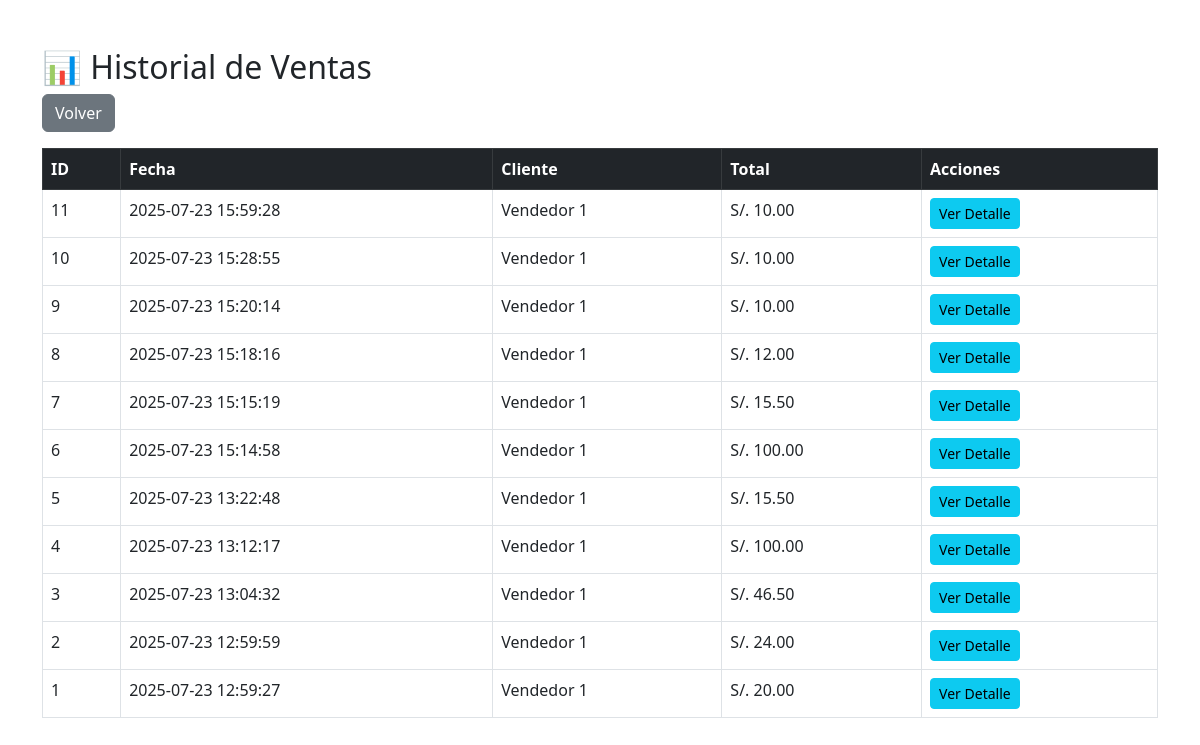
The app's page /views/ventas/ventas_historial.php (signed in) with its own data.
### tables this page shows
CREATE TABLE IF NOT EXISTS `ventas` (
  `id` int NOT NULL AUTO_INCREMENT,
  `fecha` datetime DEFAULT NULL,
  `id_usuario` int DEFAULT NULL,
  `total` decimal(10,2) DEFAULT NULL,
  PRIMARY KEY (`id`),
  KEY `id_usuario` (`id_usuario`),
  CONSTRAINT `ventas_ibfk_1` FOREIGN KEY (`id_usuario`) REFERENCES `usuarios` (`id`)
);

CREATE TABLE IF NOT EXISTS `usuarios` (
  `id` int NOT NULL AUTO_INCREMENT,
  `nombre` varchar(100) DEFAULT NULL,
  `correo` varchar(100) DEFAULT NULL,
  `contrasena` varchar(255) DEFAULT NULL,
  `id_rol` int DEFAULT NULL,
  PRIMARY KEY (`id`),
  UNIQUE KEY `correo` (`correo`),
  KEY `id_rol` (`id_rol`),
  CONSTRAINT `usuarios_ibfk_1` FOREIGN KEY (`id_rol`) REFERENCES `roles` (`id`)
);

### views/ventas/ventas_historial.php (the view, shortened to what this page needs)
<?php
require_once '../../config/db.php';
$sql = "SELECT v.id, v.fecha, v.total, u.nombre AS nombre_usuario
        FROM ventas v
        JOIN usuarios u ON v.id_usuario = u.id
        ORDER BY v.fecha DESC";
$resultado = $conn->query($sql);
?>
<!DOCTYPE html>
<html lang="es">
<head>
    <link href="https://cdn.jsdelivr.net/npm/bootstrap@5.3.0/dist/css/bootstrap.min.css" rel="stylesheet">
</head>
<body>
<div class="container mt-5">
    <h2>📊 Historial de Ventas</h2>
    <a href="../dashboard.php" class="btn btn-secondary mb-3">Volver</a>
    <table class="table table-bordered table-hover">
        <thead class="table-dark">
            <tr>
                <th>ID</th>
                <th>Fecha</th>
                <th>Cliente</th>
                <th>Total</th>
                <th>Acciones</th>
            </tr>
        </thead>
        <tbody>
        <?php while ($venta = $resultado->fetch_assoc()): ?>
            <tr>
                <td><?= $venta['id'] ?></td>
                <td><?= $venta['fecha'] ?></td>
                <td><?= htmlspecialchars($venta['nombre_usuario']) ?></td>
                <td>S/. <?= number_format($venta['total'], 2) ?></td>
                <td>
                    <a href="ventas_detalle.php?id=<?= $venta['id'] ?>" class="btn btn-info btn-sm">Ver Detalle</a>
                </td>
            </tr>
        <?php endwhile; ?>
        </tbody>
    </table>
</div>
</body>
</html>

### records on screen
ventas: id "11", fecha "2025-07-23 15:59:28", id_usuario.nombre "Vendedor 1", total "10.00"
ventas: id "10", fecha "2025-07-23 15:28:55", id_usuario.nombre "Vendedor 1", total "10.00"
ventas: id "9", fecha "2025-07-23 15:20:14", id_usuario.nombre "Vendedor 1", total "10.00"
ventas: id "8", fecha "2025-07-23 15:18:16", id_usuario.nombre "Vendedor 1", total "12.00"
ventas: id "7", fecha "2025-07-23 15:15:19", id_usuario.nombre "Vendedor 1", total "15.50"
ventas: id "6", fecha "2025-07-23 15:14:58", id_usuario.nombre "Vendedor 1", total "100.00"
ventas: id "5", fecha "2025-07-23 13:22:48", id_usuario.nombre "Vendedor 1", total "15.50"
ventas: id "4", fecha "2025-07-23 13:12:17", id_usuario.nombre "Vendedor 1", total "100.00"
ventas: id "3", fecha "2025-07-23 13:04:32", id_usuario.nombre "Vendedor 1", total "46.50"
ventas: id "2", fecha "2025-07-23 12:59:59", id_usuario.nombre "Vendedor 1", total "24.00"
ventas: id "1", fecha "2025-07-23 12:59:27", id_usuario.nombre "Vendedor 1", total "20.00"
